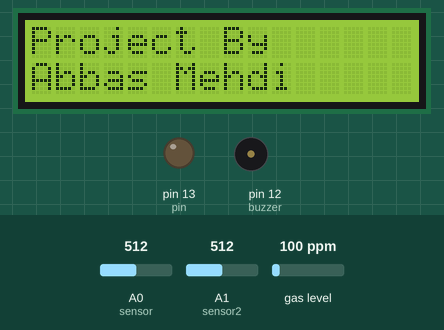
Simulated run of this sketch. Board: Arduino Uno, built with avr-gcc and run on an emulated ATmega328P. Shown: 16×2 character LCD, output pins drawn as LEDs (lit = HIGH), buzzer (waves = sounding, pin HIGH). Inputs (shaded band) come from the test bench; at power-on: gas level 100 ppm, A0 (sensor) = 512, A1 (sensor2) = 512.

Above: at 0.6 s.
At 4.0 s:
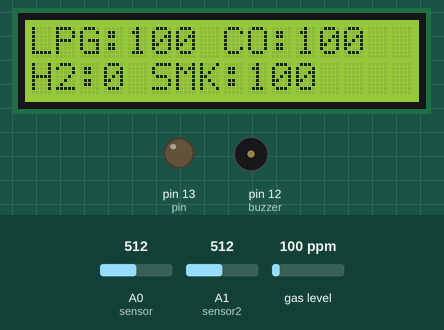
4.1 s: gas level set to 20 ppm
At 8.1 s:
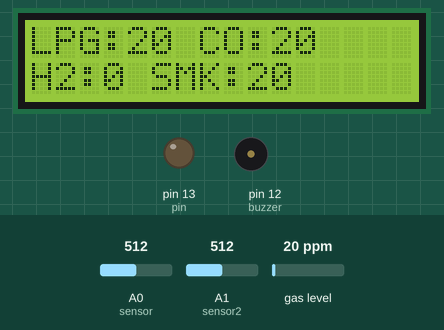
13.2 s: gas level set to 250 ppm
At 15.7 s:
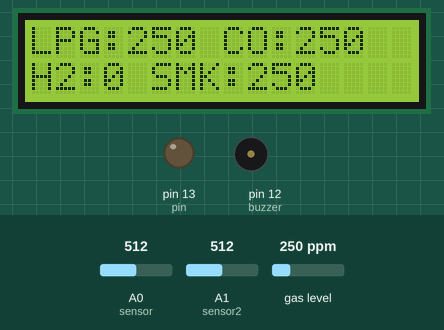
18.1 s: gas level set to 500 ppm
At 20.3 s:
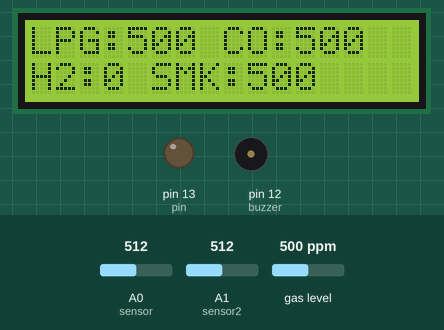
Timing chart, 0 to 21.8 s (numbered marks = the images above; inputs shaded):
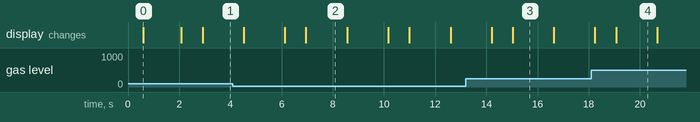

The sketch:

code.ino
```cpp
#include <MQ135.h>

#include <LiquidCrystal_I2C.h>

#include <MQ2.h>

LiquidCrystal_I2C lcd(0x27,2,16);

int servopin = 9;
int pin = 13;
int sensor = A0;
int sensor2 = A1;
int buzzer = 12;
int threshold = 300;
int threshold2 = 200;
MQ2 mq2(sensor);
MQ135 mq135(sensor2);
int lpg=0, co=0, smoke=0, methan=0,hydrogen = 0;
float co2;
void setup() {
Serial.begin(9600);
pinMode(pin,OUTPUT);
pinMode(sensor,INPUT);
pinMode(sensor2,INPUT);
pinMode(12,OUTPUT);
lcd.backlight();
lcd.begin();
mq2.begin();
lcd.print("Project By ");
/*delay(1500);
          lcd.clear();
          delay(800);*/
lcd.setCursor(0,1);
lcd.println("Abbas Mehdi");
          delay(1500);
          lcd.clear();
          delay(800);
//delay(1500);
}

void loop() {
  // put your main code here, to run repeatedly:
  //int lpg;
  int var = analogRead(A0);
  int var2 = analogRead(A1);
  lpg = mq2.readLPG();
  co = mq2.readCO();
  smoke = mq2.readSmoke();
  methan = mq2.readMethan();
        if(var>=threshold || var2 >=threshold2)
        {

         lcd.print("LPG:");
         lcd.print(lpg);
         lcd.print(" CO:");
         lcd.print(co);
         lcd.setCursor(0,1);
         lcd.print("H2:");
         lcd.print(hydrogen);
         lcd.print(" SMK:");
         lcd.print(smoke);
          delay(1600);
          lcd.clear();
         lcd.print("METHAN:");
         lcd.print(methan);
         delay(1600);
         lcd.clear();
         //tone(buzzer,1000,1000);
         if(methan > 1800)
         {
           //tone(buzzer,1000,1000);
          digitalWrite(buzzer,HIGH);
           delay(300);
         }else
         {
          // noTone(buzzer);
            digitalWrite(buzzer,LOW);
            delay(300);
         }
         if(lpg > 1500 ||  smoke > 2500)
         {
           digitalWrite(pin,HIGH);
         }else
         {
           digitalWrite(pin,LOW);
         }
          delay(300);
        }else {

         lcd.print("LPG:");
         lcd.print(lpg);
         lcd.print(" CO:");
         lcd.print(co);
         lcd.setCursor(0,1);
         lcd.print("H2:");
         lcd.print(hydrogen);
         lcd.print(" SMK:");
         lcd.print(smoke);
          delay(1600);
          lcd.clear();
         lcd.print("METHAN:");
         lcd.print(methan);
         lcd.setCursor(0,1);
         delay(1600);
          lcd.clear();
          delay(300);
            //noTone(buzzer);
        }

        delay(200);
}
```

Measured:
- what the display in image 0 shows lasts 1.5 s, from 0.6 s to 2.1 s
- what the display in image 2 shows lasts 1.6 s, from 7.0 s to 8.6 s
